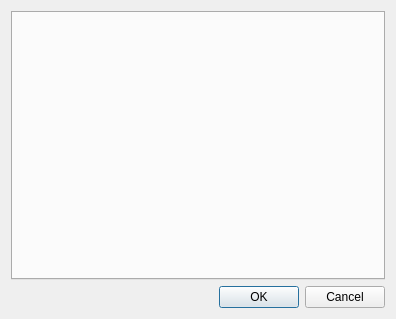
<?xml version="1.0" encoding="UTF-8"?>
<ui version="4.0">
 <class>SettingsDialog</class>
 <widget class="QDialog" name="SettingsDialog">
  <property name="geometry">
   <rect>
    <x>0</x>
    <y>0</y>
    <width>396</width>
    <height>319</height>
   </rect>
  </property>
  <property name="windowTitle">
   <string>Settings</string>
  </property>
  <layout class="QVBoxLayout" name="verticalLayout">
   <item>
    <widget class="QTabWidget" name="twSettingsWidgets"/>
   </item>
   <item>
    <widget class="QDialogButtonBox" name="buttonBox">
     <property name="orientation">
      <enum>Qt::Horizontal</enum>
     </property>
     <property name="standardButtons">
      <set>QDialogButtonBox::Cancel|QDialogButtonBox::Ok</set>
     </property>
    </widget>
   </item>
  </layout>
 </widget>
 <resources/>
 <connections>
  <connection>
   <sender>buttonBox</sender>
   <signal>rejected()</signal>
   <receiver>SettingsDialog</receiver>
   <slot>reject()</slot>
   <hints>
    <hint type="sourcelabel">
     <x>316</x>
     <y>260</y>
    </hint>
    <hint type="destinationlabel">
     <x>286</x>
     <y>274</y>
    </hint>
   </hints>
  </connection>
 </connections>
</ui>
